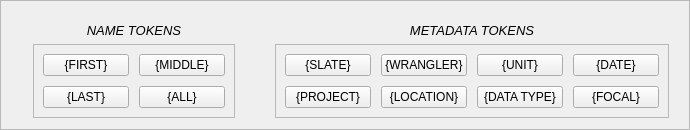
                                          <widget class="QFrame" name="frame_tokenPanel">
                                           <property name="minimumSize">
                                            <size>
                                             <width>0</width>
                                             <height>130</height>
                                            </size>
                                           </property>
                                           <property name="frameShape">
                                            <enum>QFrame::StyledPanel</enum>
                                           </property>
                                           <property name="frameShadow">
                                            <enum>QFrame::Raised</enum>
                                           </property>
                                           <layout class="QHBoxLayout" name="horizontalLayout_46">
                                            <property name="spacing">
                                             <number>0</number>
                                            </property>
                                            <property name="leftMargin">
                                             <number>32</number>
                                            </property>
                                            <property name="rightMargin">
                                             <number>20</number>
                                            </property>
                                            <item>
                                             <layout class="QVBoxLayout" name="name_token_section">
                                              <property name="spacing">
                                               <number>0</number>
                                              </property>
                                              <property name="topMargin">
                                               <number>4</number>
                                              </property>
                                              <item>
                                               <widget class="QLabel" name="label_nameTokens">
                                                <property name="font">
                                                 <font>
                                                  <family>Segoe UI</family>
                                                  <pointsize>10</pointsize>
                                                  <italic>true</italic>
                                                 </font>
                                                </property>
                                                <property name="text">
                                                 <string>NAME TOKENS</string>
                                                </property>
                                                <property name="alignment">
                                                 <set>Qt::AlignCenter</set>
                                                </property>
                                               </widget>
                                              </item>
                                              <item>
                                               <widget class="QFrame" name="name_token_frame">
                                                <property name="sizePolicy">
                                                 <sizepolicy hsizetype="Preferred" vsizetype="Fixed">
                                                  <horstretch>0</horstretch>
                                                  <verstretch>0</verstretch>
                                                 </sizepolicy>
                                                </property>
                                                <property name="minimumSize">
                                                 <size>
                                                  <width>0</width>
                                                  <height>0</height>
                                                 </size>
                                                </property>
                                                <property name="frameShape">
                                                 <enum>QFrame::StyledPanel</enum>
                                                </property>
                                                <property name="frameShadow">
                                                 <enum>QFrame::Raised</enum>
                                                </property>
                                                <layout class="QGridLayout" name="gridLayout_4">
                                                 <item row="0" column="0">
                                                  <layout class="QGridLayout" name="gridLayout_3">
                                                   <property name="spacing">
                                                    <number>10</number>
                                                   </property>
                                                   <item row="0" column="1">
                                                    <widget class="QPushButton" name="btn_token_middle">
                                                     <property name="minimumSize">
                                                      <size>
                                                       <width>86</width>
                                                       <height>22</height>
                                                      </size>
                                                     </property>
                                                     <property name="maximumSize">
                                                      <size>
                                                       <width>86</width>
                                                       <height>22</height>
                                                      </size>
                                                     </property>
                                                     <property name="text">
                                                      <string>{MIDDLE}</string>
                                                     </property>
                                                     <property name="tokenButton" stdset="0">
                                                      <bool>true</bool>
                                                     </property>
                                                    </widget>
                                                   </item>
                                                   <item row="0" column="0">
                                                    <widget class="QPushButton" name="btn_token_first">
                                                     <property name="sizePolicy">
                                                      <sizepolicy hsizetype="Fixed" vsizetype="Fixed">
                                                       <horstretch>0</horstretch>
                                                       <verstretch>0</verstretch>
                                                      </sizepolicy>
                                                     </property>
                                                     <property name="minimumSize">
                                                      <size>
                                                       <width>86</width>
                                                       <height>22</height>
                                                      </size>
                                                     </property>
                                                     <property name="maximumSize">
                                                      <size>
                                                       <width>86</width>
                                                       <height>22</height>
                                                      </size>
                                                     </property>
                                                     <property name="text">
                                                      <string>{FIRST}</string>
                                                     </property>
                                                     <property name="tokenButton" stdset="0">
                                                      <bool>true</bool>
                                                     </property>
                                                    </widget>
                                                   </item>
                                                   <item row="1" column="0">
                                                    <widget class="QPushButton" name="btn_token_last">
                                                     <property name="sizePolicy">
                                                      <sizepolicy hsizetype="Fixed" vsizetype="Fixed">
                                                       <horstretch>0</horstretch>
                                                       <verstretch>0</verstretch>
                                                      </sizepolicy>
                                                     </property>
                                                     <property name="minimumSize">
                                                      <size>
                                                       <width>86</width>
                                                       <height>22</height>
                                                      </size>
                                                     </property>
                                                     <property name="maximumSize">
                                                      <size>
                                                       <width>86</width>
                                                       <height>22</height>
                                                      </size>
                                                     </property>
                                                     <property name="text">
                                                      <string>{LAST}</string>
                                                     </property>
                                                     <property name="tokenButton" stdset="0">
                                                      <bool>true</bool>
                                                     </property>
                                                    </widget>
                                                   </item>
                                                   <item row="1" column="1">
                                                    <widget class="QPushButton" name="btn_token_all">
                                                     <property name="minimumSize">
                                                      <size>
                                                       <width>86</width>
                                                       <height>22</height>
                                                      </size>
                                                     </property>
                                                     <property name="maximumSize">
                                                      <size>
                                                       <width>86</width>
                                                       <height>22</height>
                                                      </size>
                                                     </property>
                                                     <property name="text">
                                                      <string>{ALL}</string>
                                                     </property>
                                                     <property name="tokenButton" stdset="0">
                                                      <bool>true</bool>
                                                     </property>
                                                    </widget>
                                                   </item>
                                                  </layout>
                                                 </item>
                                                </layout>
                                               </widget>
                                              </item>
                                             </layout>
                                            </item>
                                            <item>
                                             <spacer name="horizontalSpacer_8">
                                              <property name="orientation">
                                               <enum>Qt::Horizontal</enum>
                                              </property>
                                              <property name="sizeHint" stdset="0">
                                               <size>
                                                <width>40</width>
                                                <height>20</height>
                                               </size>
                                              </property>
                                             </spacer>
                                            </item>
                                            <item>
                                             <layout class="QVBoxLayout" name="metadata_token_section">
                                              <property name="spacing">
                                               <number>0</number>
                                              </property>
                                              <property name="topMargin">
                                               <number>4</number>
                                              </property>
                                              <item>
                                               <widget class="QLabel" name="label_metadataTokens">
                                                <property name="font">
                                                 <font>
                                                  <family>Segoe UI</family>
                                                  <pointsize>10</pointsize>
                                                  <italic>true</italic>
                                                 </font>
                                                </property>
                                                <property name="text">
                                                 <string>METADATA TOKENS</string>
                                                </property>
                                                <property name="alignment">
                                                 <set>Qt::AlignCenter</set>
                                                </property>
                                               </widget>
                                              </item>
                                              <item>
                                               <widget class="QFrame" name="metadata_token_frame">
                                                <property name="minimumSize">
                                                 <size>
                                                  <width>0</width>
                                                  <height>0</height>
                                                 </size>
                                                </property>
                                                <property name="frameShape">
                                                 <enum>QFrame::StyledPanel</enum>
                                                </property>
                                                <property name="frameShadow">
                                                 <enum>QFrame::Raised</enum>
                                                </property>
                                                <layout class="QGridLayout" name="gridLayout_6">
                                                 <item row="0" column="0">
                                                  <layout class="QGridLayout" name="gridLayout_5">
                                                   <property name="spacing">
                                                    <number>10</number>
                                                   </property>
                                                   <item row="0" column="2">
                                                    <widget class="QPushButton" name="btn_token_unit">
                                                     <property name="sizePolicy">
                                                      <sizepolicy hsizetype="Fixed" vsizetype="Fixed">
                                                       <horstretch>0</horstretch>
                                                       <verstretch>0</verstretch>
                                                      </sizepolicy>
                                                     </property>
                                                     <property name="minimumSize">
                                                      <size>
                                                       <width>86</width>
                                                       <height>22</height>
                                                      </size>
                                                     </property>
                                                     <property name="maximumSize">
                                                      <size>
                                                       <width>86</width>
                                                       <height>22</height>
                                                      </size>
                                                     </property>
                                                     <property name="text">
                                                      <string>{UNIT}</string>
                                                     </property>
                                                     <property name="tokenButton" stdset="0">
                                                      <bool>true</bool>
                                                     </property>
                                                    </widget>
                                                   </item>
                                                   <item row="0" column="1">
                                                    <widget class="QPushButton" name="btn_token_wrangler">
                                                     <property name="sizePolicy">
                                                      <sizepolicy hsizetype="Fixed" vsizetype="Fixed">
                                                       <horstretch>0</horstretch>
                                                       <verstretch>0</verstretch>
                                                      </sizepolicy>
                                                     </property>
                                                     <property name="minimumSize">
                                                      <size>
                                                       <width>86</width>
                                                       <height>22</height>
                                                      </size>
                                                     </property>
                                                     <property name="maximumSize">
                                                      <size>
                                                       <width>86</width>
                                                       <height>22</height>
                                                      </size>
                                                     </property>
                                                     <property name="text">
                                                      <string>{WRANGLER}</string>
                                                     </property>
                                                     <property name="tokenButton" stdset="0">
                                                      <bool>true</bool>
                                                     </property>
                                                    </widget>
                                                   </item>
                                                   <item row="1" column="1">
                                                    <widget class="QPushButton" name="btn_token_location">
                                                     <property name="sizePolicy">
                                                      <sizepolicy hsizetype="Fixed" vsizetype="Fixed">
                                                       <horstretch>0</horstretch>
                                                       <verstretch>0</verstretch>
                                                      </sizepolicy>
                                                     </property>
                                                     <property name="minimumSize">
                                                      <size>
                                                       <width>86</width>
                                                       <height>22</height>
                                                      </size>
                                                     </property>
                                                     <property name="maximumSize">
                                                      <size>
                                                       <width>86</width>
                                                       <height>22</height>
                                                      </size>
                                                     </property>
                                                     <property name="text">
                                                      <string>{LOCATION}</string>
                                                     </property>
                                                     <property name="tokenButton" stdset="0">
                                                      <bool>true</bool>
                                                     </property>
                                                    </widget>
                                                   </item>
                                                   <item row="0" column="0">
                                                    <widget class="QPushButton" name="btn_token_slate">
                                                     <property name="sizePolicy">
                                                      <sizepolicy hsizetype="Fixed" vsizetype="Fixed">
                                                       <horstretch>0</horstretch>
                                                       <verstretch>0</verstretch>
                                                      </sizepolicy>
                                                     </property>
                                                     <property name="minimumSize">
                                                      <size>
                                                       <width>86</width>
                                                       <height>22</height>
                                                      </size>
                                                     </property>
                                                     <property name="maximumSize">
                                                      <size>
                                                       <width>86</width>
                                                       <height>22</height>
                                                      </size>
                                                     </property>
                                                     <property name="text">
                                                      <string>{SLATE}</string>
                                                     </property>
                                                     <property name="tokenButton" stdset="0">
                                                      <bool>true</bool>
                                                     </property>
                                                    </widget>
                                                   </item>
                                                   <item row="1" column="2">
                                                    <widget class="QPushButton" name="btn_token_data_type">
                                                     <property name="sizePolicy">
                                                      <sizepolicy hsizetype="Fixed" vsizetype="Fixed">
                                                       <horstretch>0</horstretch>
                                                       <verstretch>0</verstretch>
                                                      </sizepolicy>
                                                     </property>
                                                     <property name="minimumSize">
                                                      <size>
                                                       <width>86</width>
                                                       <height>22</height>
                                                      </size>
                                                     </property>
                                                     <property name="maximumSize">
                                                      <size>
                                                       <width>86</width>
                                                       <height>22</height>
                                                      </size>
                                                     </property>
                                                     <property name="text">
                                                      <string>{DATA TYPE}</string>
                                                     </property>
                                                     <property name="tokenButton" stdset="0">
                                                      <bool>true</bool>
                                                     </property>
                                                    </widget>
                                                   </item>
                                                   <item row="1" column="0">
                                                    <widget class="QPushButton" name="btn_token_project">
                                                     <property name="sizePolicy">
                                                      <sizepolicy hsizetype="Fixed" vsizetype="Fixed">
                                                       <horstretch>0</horstretch>
                                                       <verstretch>0</verstretch>
                                                      </sizepolicy>
                                                     </property>
                                                     <property name="minimumSize">
                                                      <size>
                                                       <width>86</width>
                                                       <height>22</height>
                                                      </size>
                                                     </property>
                                                     <property name="maximumSize">
                                                      <size>
                                                       <width>86</width>
                                                       <height>22</height>
                                                      </size>
                                                     </property>
                                                     <property name="text">
                                                      <string>{PROJECT}</string>
                                                     </property>
                                                     <property name="tokenButton" stdset="0">
                                                      <bool>true</bool>
                                                     </property>
                                                    </widget>
                                                   </item>
                                                   <item row="0" column="3">
                                                    <widget class="QPushButton" name="btn_token_date">
                                                     <property name="sizePolicy">
                                                      <sizepolicy hsizetype="Fixed" vsizetype="Fixed">
                                                       <horstretch>0</horstretch>
                                                       <verstretch>0</verstretch>
                                                      </sizepolicy>
                                                     </property>
                                                     <property name="minimumSize">
                                                      <size>
                                                       <width>86</width>
                                                       <height>22</height>
                                                      </size>
                                                     </property>
                                                     <property name="maximumSize">
                                                      <size>
                                                       <width>86</width>
                                                       <height>22</height>
                                                      </size>
                                                     </property>
                                                     <property name="text">
                                                      <string>{DATE}</string>
                                                     </property>
                                                     <property name="tokenButton" stdset="0">
                                                      <bool>true</bool>
                                                     </property>
                                                    </widget>
                                                   </item>
                                                   <item row="1" column="3">
                                                    <widget class="QPushButton" name="btn_token_focal">
                                                     <property name="sizePolicy">
                                                      <sizepolicy hsizetype="Fixed" vsizetype="Fixed">
                                                       <horstretch>0</horstretch>
                                                       <verstretch>0</verstretch>
                                                      </sizepolicy>
                                                     </property>
                                                     <property name="minimumSize">
                                                      <size>
                                                       <width>86</width>
                                                       <height>22</height>
                                                      </size>
                                                     </property>
                                                     <property name="maximumSize">
                                                      <size>
                                                       <width>86</width>
                                                       <height>22</height>
                                                      </size>
                                                     </property>
                                                     <property name="text">
                                                      <string>{FOCAL}</string>
                                                     </property>
                                                     <property name="tokenButton" stdset="0">
                                                      <bool>true</bool>
                                                     </property>
                                                    </widget>
                                                   </item>
                                                  </layout>
                                                 </item>
                                                </layout>
                                               </widget>
                                              </item>
                                             </layout>
                                            </item>
                                           </layout>
                                          </widget>
